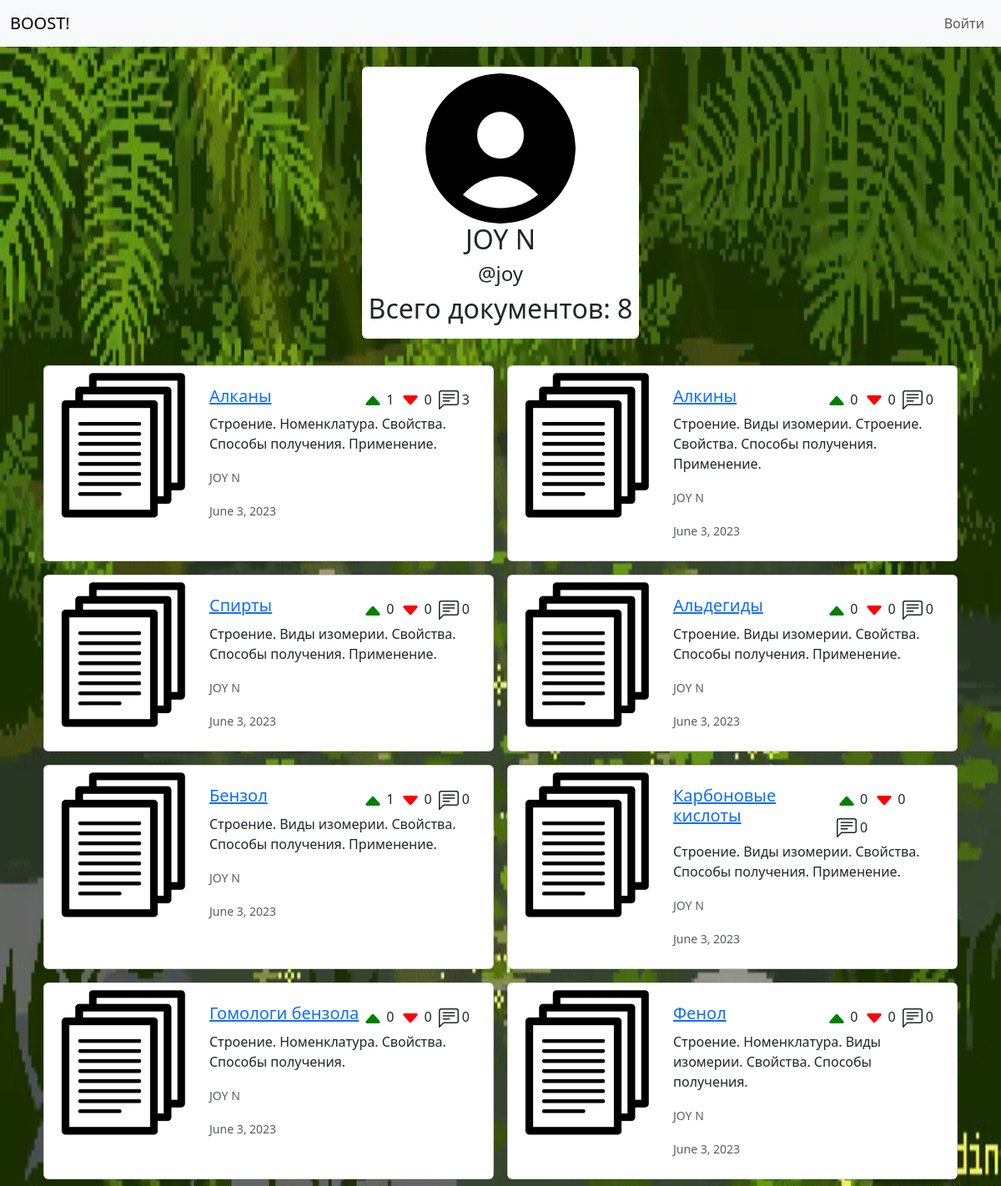
Before: /id1/ with the older database file.
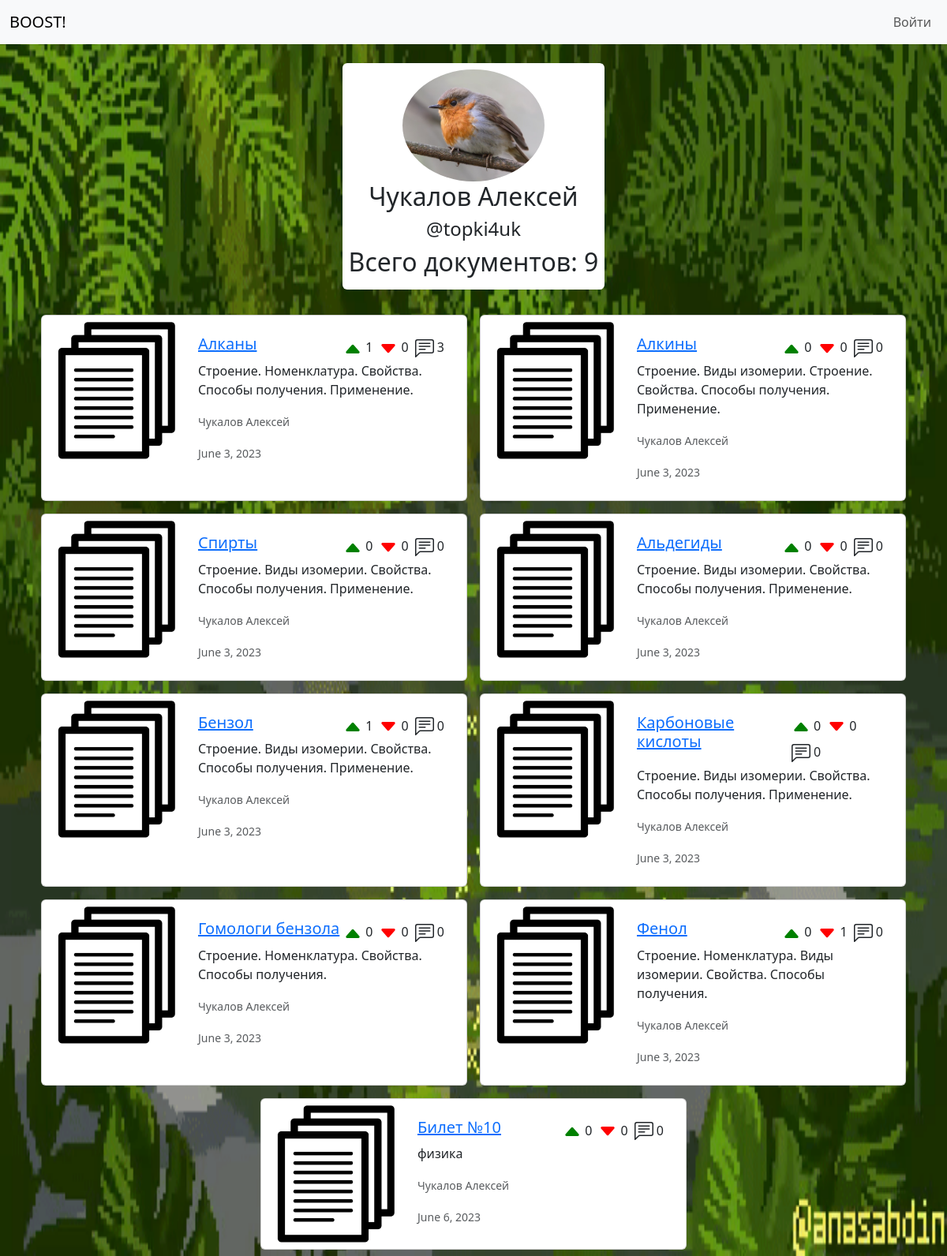
After: the same page with the newer database file.
### accounts/models.py (models this page shows, shortened)
class User (AbstractBaseUser):
    objects = UserManager()
    email = models.EmailField(
        verbose_name='email address',
        max_length=255,
        unique=True
    )
    username = models.CharField(
        verbose_name='username',
        max_length=30,
        unique=True
    )
    avatar = models.ImageField(
        verbose_name='Avatar',
        default='media/default_images/default_avatar.png',
        upload_to='media/',
        blank=False,
    )
    first_name = models.CharField(
        verbose_name='first name',
        max_length=30
    )
    last_name = models.CharField(
        verbose_name='last name',
        max_length=30
    )
    bookmarks = models.ManyToManyField(
        Doc,
        blank=True
    )
    is_active = models.BooleanField(default=True)
    staff = models.BooleanField(default=False)
    admin = models.BooleanField(default=False)
    USERNAME_FIELD = 'email'
    REQUIRED_FIELDS = ['username', 'first_name', 'last_name']
    def __str__(self):
        return f'{self.last_name} {self.first_name}'

### app/models.py (models this page shows, shortened)
class Doc (models.Model):
    title = models.CharField(max_length=255)
    description = models.CharField(max_length=511, blank=True)
    link = models.URLField(max_length=255, unique=True)
    path = models.CharField(max_length=127)
    preview = models.ImageField(
        upload_to='media/',
        blank=False,
        default='media/default_images/default_document.png'
    )
    likes = models.IntegerField(default=0)
    dislikes = models.IntegerField(default=0)
    comments = models.IntegerField(default=0)
    studies = models.ManyToManyField(Study)
    subjects = models.ManyToManyField(Subject)
    author = models.ForeignKey(User, on_delete=models.CASCADE)
    date = models.DateField()

### app/views.py (the view)
# urls.py: path('id<int:pk>/', views.profile, name='profile'),
def profile(request, pk):
    context = {}
    user_profile = User.objects.get(pk=pk)
    docs = Doc.objects.filter(
        author=user_profile
    )
    context['user_profile'] = user_profile
    context['docs'] = docs
    return render(request, 'profile.html', context)

### app/templates/profile.html (shortened to what this page needs)
<!DOCTYPE html>
{% load static %}
<html lang="en">
<head>
    <link rel="stylesheet" href="{% static 'bootstrap.min.css' %}">
    <link rel="stylesheet" href="{% static 'styles/profile.css' %}">
    <link rel="stylesheet" href="{% static 'styles/doc_page.css' %}">
</head>
<body>
    <header class="mb-4">
        {% include 'menu.html' %}
    </header>
    <main>
        <section class="d-flex justify-content-center">
            <section class="d-flex align-items-center flex-column mb-4 p-2 bg-body rounded">
                <img class="rounded-circle" id="avatar" src="{{user_profile.avatar.url}}" alt="">
                <h2 class="text-center">{{user_profile}}</h2>
                <h4 class="text-center">@{{user_profile.username}}</h4>
                <h2>Всего документов: {{docs.count}}</h2>
            </section>
        </section>
            <section class="d-flex justify-content-center flex-wrap">
                {% for doc in docs %}
                    <div class="card m-2 p-2" style="max-width: 540px;">
                        <div class="row g-0">
                        <div class="col-md-4">
                            <img src="{{doc.preview.url}}" class="img-fluid rounded-start" alt="">
                        </div>
                            <div class="col-md-8">
                                <div class="card-body">
                                    <div class="d-flex justify-content-between">
                                        <a href="/document{{doc.pk}}">
                                        <h5 class="card-title">{{doc.title}}</h5>
                                        </a>
                                        <div class="d-flex flex-wrap">
                                            <p class="m-1">{% include 'note_icons/caret_up_fill.html' %} {{doc.likes}}</p>
                                            <p class="m-1">{% include 'note_icons/caret_down_fill.html' %} {{doc.dislikes}}</p>
                                            <p class="m-1">{% include 'note_icons/comment.html' %} {{doc.comments}}</p>
                                        </div>
                                    </div>
                                        <p class="card-text">{{doc.description}}</p>
                                        <p class="card-text"><small class="text-body-secondary">{{doc.author}}</small></p>
                                        <p class="card-text"><small class="text-body-secondary">{{doc.date}}</small></p>
                                    </div>
                                </div>
                            </div>
                        </div>
                {% endfor %}
            </section>
    </main>
</body>
</html>

### app/templates/note_icons/caret_up_fill.html
<svg xmlns="http://www.w3.org/2000/svg" width="24" height="24" fill="currentColor" class="bi bi-caret-up-fill" viewBox="0 0 16 16">
  <g color="green">
    <path d="m7.247 4.86-4.796 5.481c-.566.647-.106 1.659.753 1.659h9.592a1 1 0 0 0 .753-1.659l-4.796-5.48a1 1 0 0 0-1.506 0z"/>
  </g>
</svg>

### app/templates/note_icons/caret_down_fill.html
<svg xmlns="http://www.w3.org/2000/svg" width="24" height="24" fill="currentColor" class="bi bi-caret-down-fill" viewBox="0 0 16 16">
  <g color="red">
    <path d="M7.247 11.14 2.451 5.658C1.885 5.013 2.345 4 3.204 4h9.592a1 1 0 0 1 .753 1.659l-4.796 5.48a1 1 0 0 1-1.506 0z"/>
  </g>
</svg>

Changed rows visible on the page:
changed User: avatar: picture added in place of a placeholder; last_name+first_name "JOY N" → "Чукалов Алексей"; username "joy" → "topki4uk"
changed through a linked row, Doc "Алканы": author "JOY N" → "Чукалов Алексей"
changed through a linked row, Doc "Алкины": author "JOY N" → "Чукалов Алексей"
changed through a linked row, Doc "Спирты": author "JOY N" → "Чукалов Алексей"
changed through a linked row, Doc "Альдегиды": author "JOY N" → "Чукалов Алексей"
changed through a linked row, Doc "Бензол": author "JOY N" → "Чукалов Алексей"
changed through a linked row, Doc "Карбоновые кислоты": author "JOY N" → "Чукалов Алексей"
changed through a linked row, Doc "Гомологи бензола": author "JOY N" → "Чукалов Алексей"
changed Doc "Фенол": dislikes "0" → "1"; author "JOY N" → "Чукалов Алексей"
added Doc: preview (placeholder picture), title "Билет №10", likes "0", dislikes "0", comments "0", description "физика", author "Чукалов Алексей", date "June 6, 2023"
Other visible differences:
{{ docs.count }}: "8" → "9"
